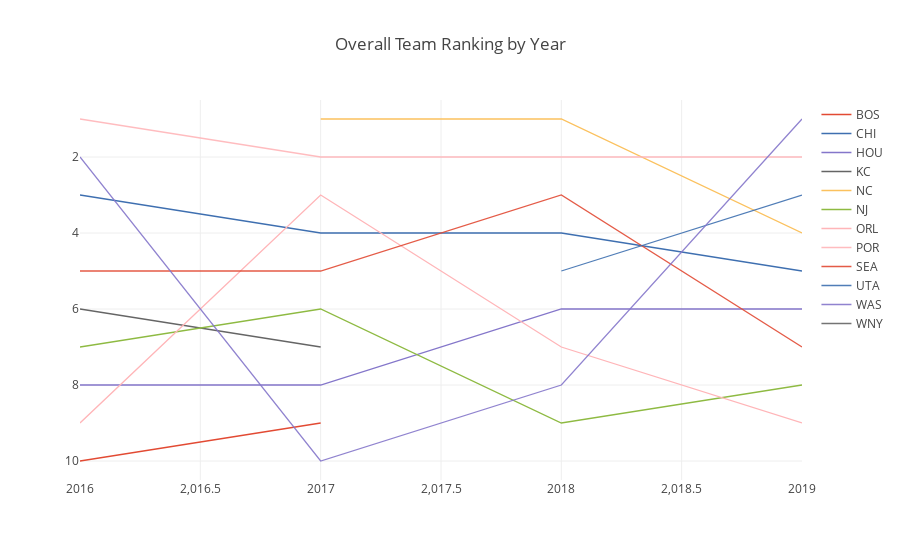

Notebook source saved alongside this figure:
### Code cell
#this cell creates a line graph of the rankings of each team
rankings = get_ranks()
layout = go.Layout(
    yaxis=dict(
        autorange = 'reversed'
    ),
    title = 'Overall Team Ranking by Year'
)

fig = rankings.iplot(layout = layout, asFigure=True)
plot_url = iplot(fig)
plot_url

### Figure 1 — Plotly figure (JSON) as saved in the notebook; plotly's stock layout.template omitted (floating-point values rounded to 4 significant figures)
{"data": [{"line": {"color": "rgba(226, 74, 51, 1.0)", "dash": "solid", "shape": "linear", "width": 1.3}, "mode": "lines", "name": "BOS", "text": "", "type": "scatter", "uid": "4f200602-73e4-43fb-9b97-9b217e504489", "x": [2016, 2017, 2018, 2019], "y": [10, 9, "", ""]}, {"line": {"color": "rgba(62, 111, 176, 1.0)", "dash": "solid", "shape": "linear", "width": 1.3}, "mode": "lines", "name": "CHI", "text": "", "type": "scatter", "uid": "a074dc85-92fe-4ab9-b14c-4bf499959a8a", "x": [2016, 2017, 2018, 2019], "y": [3, 4, 4, 5]}, {"line": {"color": "rgba(132, 118, 202, 1.0)", "dash": "solid", "shape": "linear", "width": 1.3}, "mode": "lines", "name": "HOU", "text": "", "type": "scatter", "uid": "ac887ff0-9258-4f9f-8949-fb66b5910416", "x": [2016, 2017, 2018, 2019], "y": [8, 8, 6, 6]}, {"line": {"color": "rgba(101, 101, 101, 1.0)", "dash": "solid", "shape": "linear", "width": 1.3}, "mode": "lines", "name": "KC", "text": "", "type": "scatter", "uid": "3131adb0-dbf2-464b-8505-d0cfec472514", "x": [2016, 2017, 2018, 2019], "y": [6, 7, "", ""]}, {"line": {"color": "rgba(251, 193, 94, 1.0)", "dash": "solid", "shape": "linear", "width": 1.3}, "mode": "lines", "name": "NC", "text": "", "type": "scatter", "uid": "252d8e40-3e4b-40ee-9a9a-ea2d16e059ca", "x": [2016, 2017, 2018, 2019], "y": ["", 1, 1, 4]}, {"line": {"color": "rgba(142, 186, 66, 1.0)", "dash": "solid", "shape": "linear", "width": 1.3}, "mode": "lines", "name": "NJ", "text": "", "type": "scatter", "uid": "3bc72776-cc95-4ecc-be66-dd6aec397e75", "x": [2016, 2017, 2018, 2019], "y": [7, 6, 9, 8]}, {"line": {"color": "rgba(255, 181, 184, 1.0)", "dash": "solid", "shape": "linear", "width": 1.3}, "mode": "lines", "name": "ORL", "text": "", "type": "scatter", "uid": "0d4d0cb0-aa79-4e95-a508-ac0efb336dc1", "x": [2016, 2017, 2018, 2019], "y": [9, 3, 7, 9]}, {"line": {"color": "rgba(255, 181, 184, 0.8999999999999999)", "dash": "solid", "shape": "linear", "width": 1.3}, "mode": "lines", "name": "POR", "text": "", "type": "scatter", "uid": "1e6ee79c-134a-482c-9a18-61072fc945a7", "x": [2016, 2017, 2018, 2019], "y": [1, 2, 2, 2]}, {"line": {"color": "rgba(226, 74, 51, 0.8999999999999999)", "dash": "solid", "shape": "linear", "width": 1.3}, "mode": "lines", "name": "SEA", "text": "", "type": "scatter", "uid": "2efc5111-f0ab-4f15-9b8c-f4ae2ff3274b", "x": [2016, 2017, 2018, 2019], "y": [5, 5, 3, 7]}, {"line": {"color": "rgba(62, 111, 176, 0.8999999999999999)", "dash": "solid", "shape": "linear", "width": 1.3}, "mode": "lines", "name": "UTA", "text": "", "type": "scatter", "uid": "3b62836f-7847-4b04-bcc6-09c47c1f8c5b", "x": [2016, 2017, 2018, 2019], "y": ["", "", 5, 3]}, {"line": {"color": "rgba(132, 118, 202, 0.8999999999999999)", "dash": "solid", "shape": "linear", "width": 1.3}, "mode": "lines", "name": "WAS", "text": "", "type": "scatter", "uid": "b4280101-4dac-4ac5-98db-839e9a150532", "x": [2016, 2017, 2018, 2019], "y": [2, 10, 8, 1]}, {"line": {"color": "rgba(101, 101, 101, 0.8999999999999999)", "dash": "solid", "shape": "linear", "width": 1.3}, "mode": "lines", "name": "WNY", "text": "", "type": "scatter", "uid": "602fd6a3-c96f-4f31-ad83-a7dbf87f654e", "x": [2016, 2017, 2018, 2019], "y": [4, "", "", ""]}], "layout": {"title": {"text": "Overall Team Ranking by Year"}, "yaxis": {"autorange": "reversed"}}}
